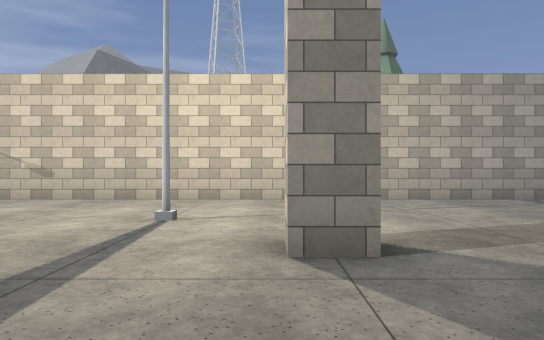
View 1 (above)

24 first-person views from a walk through a level from a Godot 3-D game. The camera is 1.4 m above the floor, looks level and sees 70° across. The floor is counted in squares, 2 m on a side. Each view is taken from the middle of a square. On the plan, view 1 faces up. The plan holds only what a view shows up to about 11 squares ahead; the rest is blank. The place goes on beyond the plan. Characters and animated objects are not drawn.

View 2
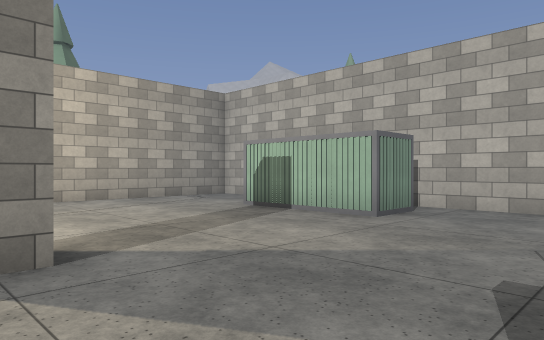

View 3
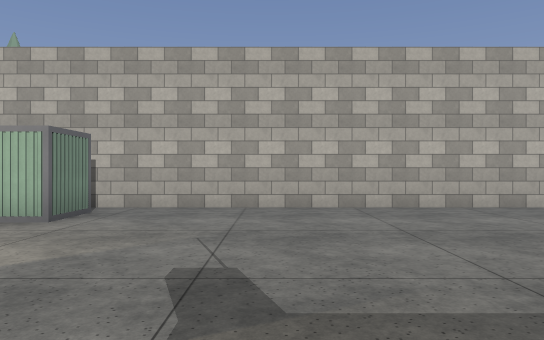

View 4
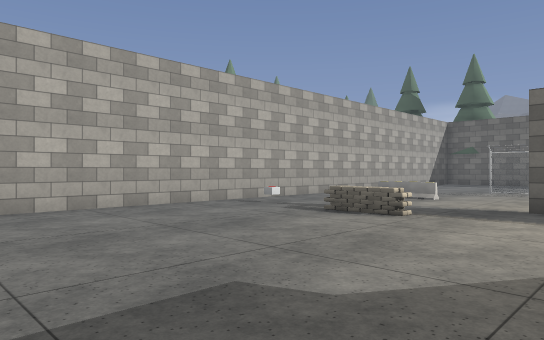

View 5
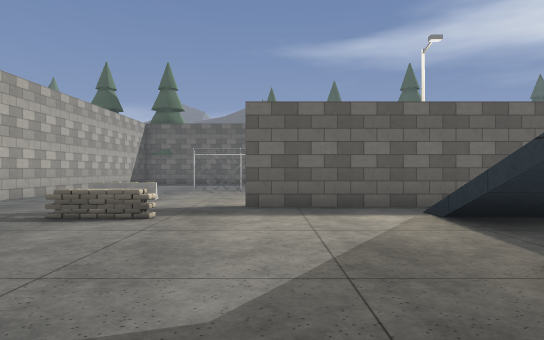

View 6
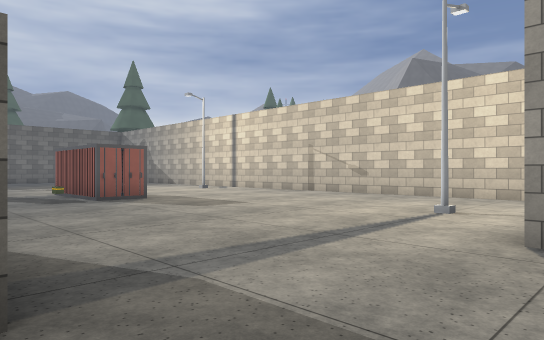

View 7
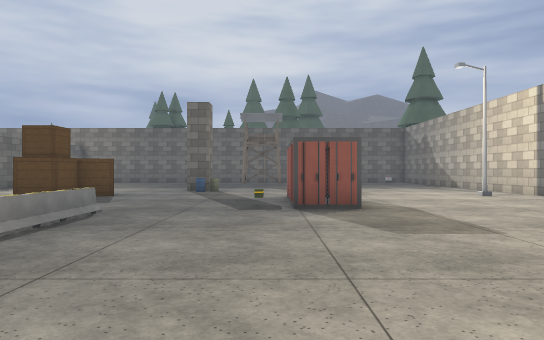

View 8
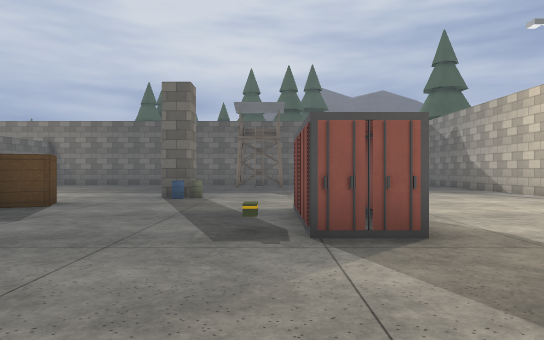

View 9
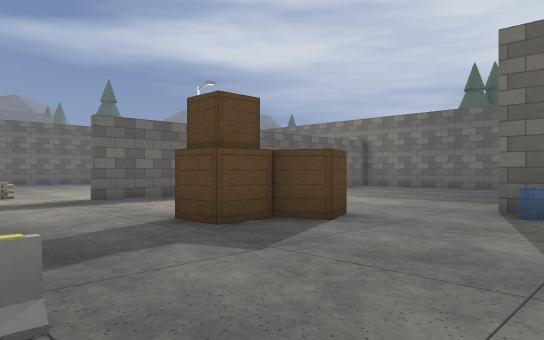

View 10
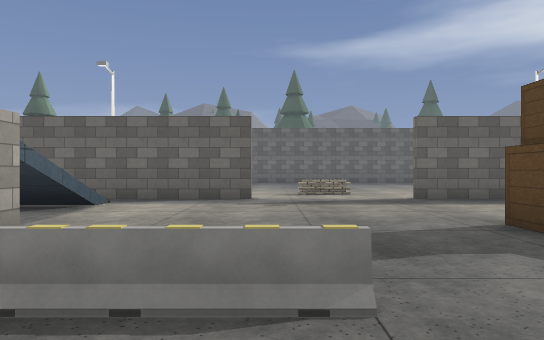

View 11
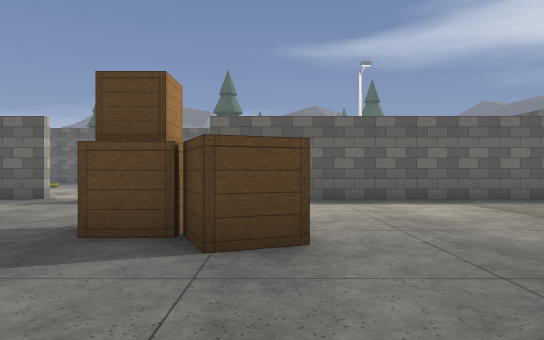

View 12
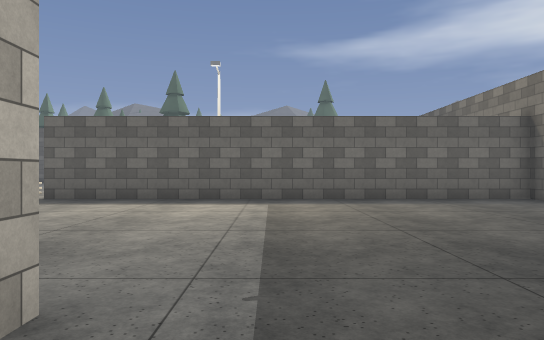

View 13
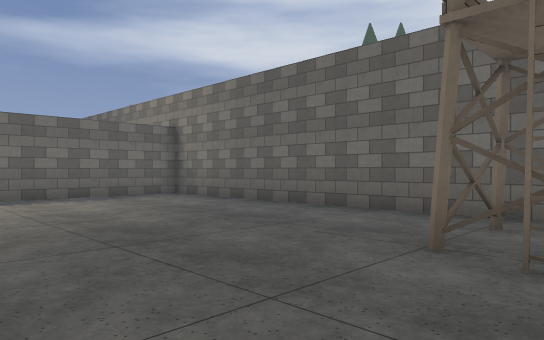

View 14
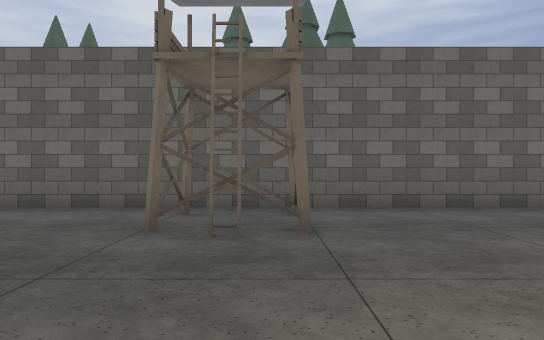

View 15
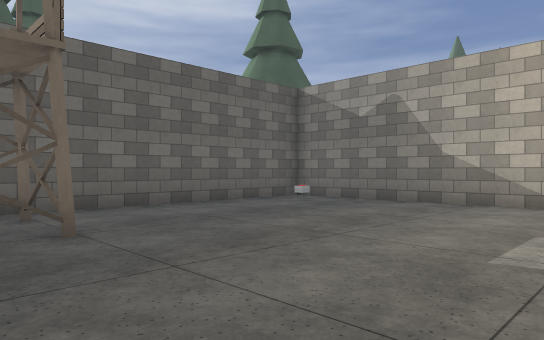

View 16
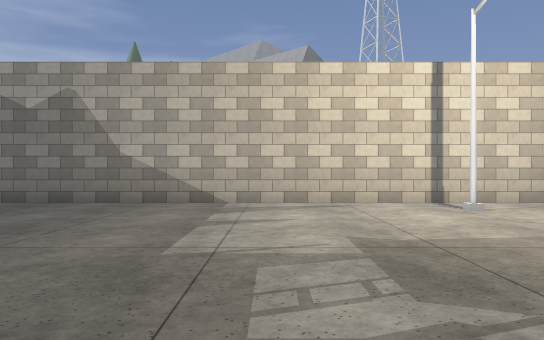

View 17
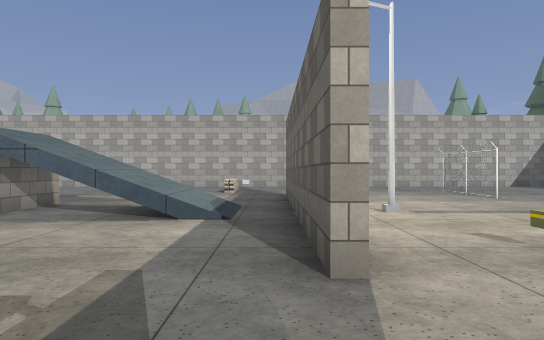

View 18
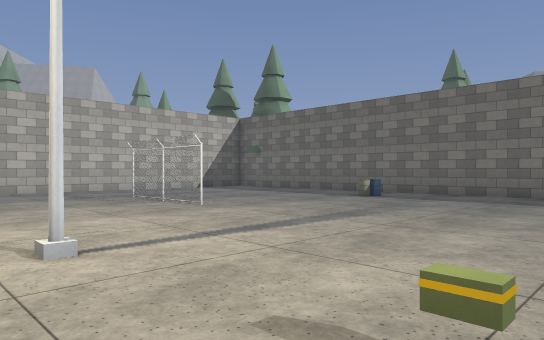

View 19
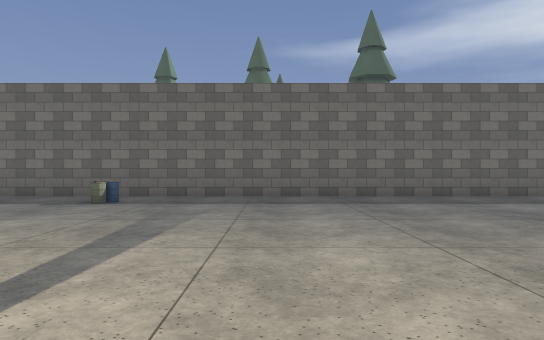

View 20
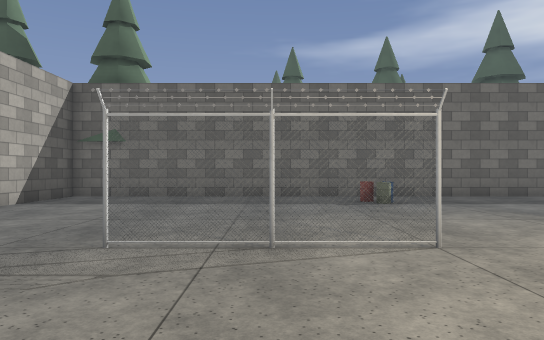

View 21
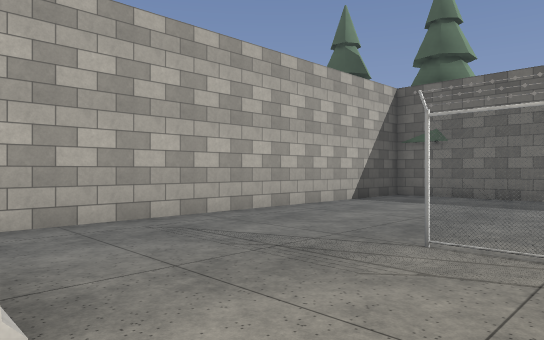

View 22
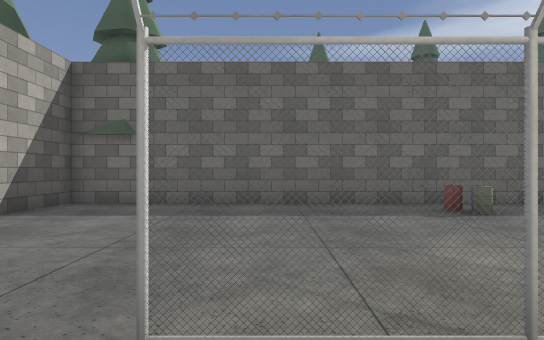

View 23
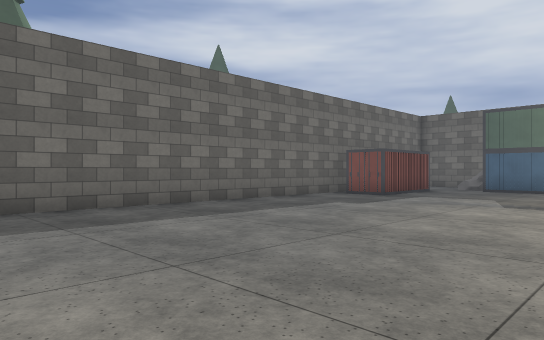

View 24
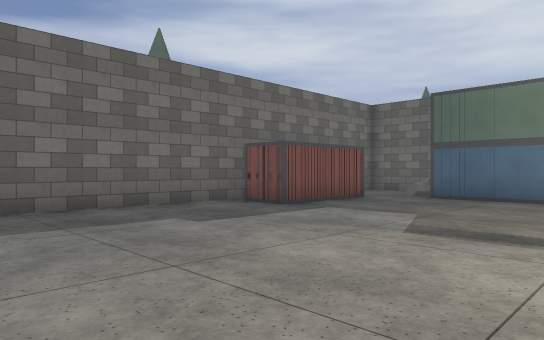

### Floor plan
Key: @ floor where view 1 was taken; # wall or solid block; . floor; / step, stairs or slope; = window, fence, low wall or low ledge; P pole; I pillar; C container; S sandbag; B barrier; R crate; U drum; T tower; N pine tree; K rock; O other object.
Columns run from 23 left of view 1 to 8 right of it. Each row starts with its distance up from view 1.
 10 ########################  #####
  9 #.............   .......  ....
  8 #.O........PP..  ....... .....
  7 #............... ....... .....
  6 #....................PP. ....C
  5 #....................PP......C
  4 #.......... ...........II....C
  3 #.......... C..C.......I.....C.#
  2 #.TTT.........O................#
  1 #.TT...........................#
  0 #.......IIU............@ ......#
 -1 #.......I.......BBB   #........#
 -2 #...............      # .......#
 -3 #..........RRR..   ####........#
 -4 #...........RR.................#
 -5 #...................//.........#
 -6 #...................//.........#
 -7 #...................//....SS.O.#
 -8 #############....########......#
 -9             .........    ......#
-10             ..SS.O..P......BB..#
-11                  ..............#
-12                  ..............#
-13           .. ... .......===....#
-14    C ..........................#
-15    C...........................#
-16   CC...........................#
-17  KCC...........................#
-18   K....................O.......#
-19        C..............UU.......#
-20        ........................#
-21        ################### #####
-22                              NN

Positions as (right, up) in squares from view 1, and headings:
1: (0, 0), facing up
2: (0, 0), facing up-right
3: (0, 0), facing right
4: (0, -1), facing down-right
5: (1, -1), facing down
6: (1, -1), facing up-left
7: (-1, 2), facing left
8: (-4, 2), facing left
9: (-7, 1), facing down-left
10: (-7, 1), facing down
11: (-12, 1), facing down
12: (-16, 1), facing down
13: (-16, 2), facing down-left
14: (-15, 2), facing left
15: (-15, 1), facing up-left
16: (-15, 1), facing up
17: (-9, -8), facing right
18: (-6, -9), facing down-right
19: (-4, -10), facing down
20: (2, -10), facing down
21: (2, -10), facing down-right
22: (3, -12), facing down
23: (-6, -13), facing down-left
24: (-10, -13), facing down-left
